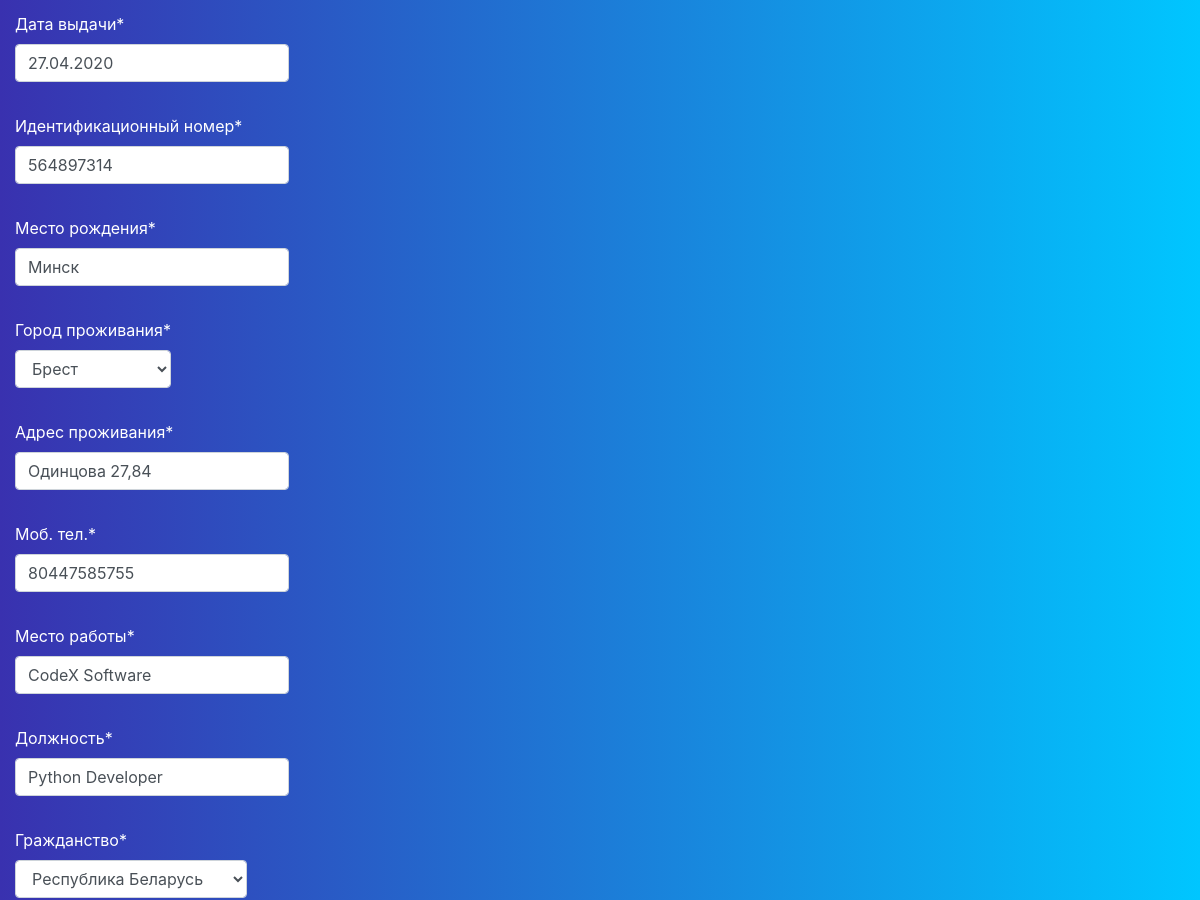
Before: /profile/update/ (signed in, middle part) with the older database file.
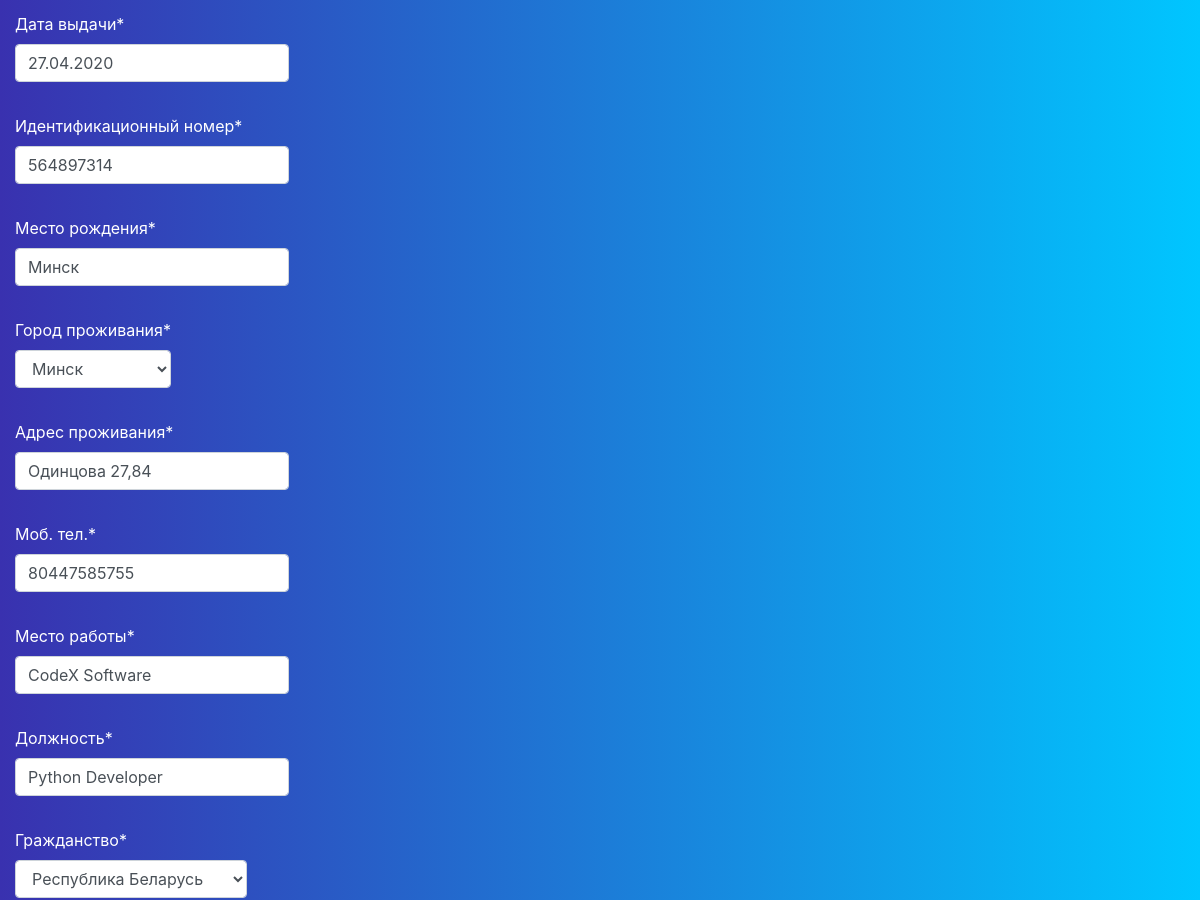
After: the same page with the newer database file.
### Bank/models.py (models this page shows, shortened)
class Profile(models.Model):
    FAMILY_CHOICES = (
        ("Замужем/Женат", "Замужем/Женат"),
        ("Не замужем/Не женат", "Не замужем/Не женат"),
    )
    INVALID_CHOICES = (
        ("Нет", "Нет"),
        ("1-ая группа", "1-ая группа"),
        ("2-ая группа", "2-ая группа"),
        ("3-ая группа", "3-ая группа"),
    )
    SEX_CHOICES = (
        (False, 'Женщина'),
        (True, 'Мужчина'),
    )
    PENSIONER_CHOICES = (
        (False, 'Нет'),
        (True, 'Да'),
    )
    user = models.OneToOneField(User, on_delete=models.CASCADE)
    first_name = models.CharField(max_length=60, unique=False, null=True, verbose_name='Имя')
    last_name = models.CharField(max_length=60, unique=False, null=True, verbose_name='Фамилия')
    middle_name = models.CharField(max_length=60, unique=False, null=True, verbose_name='Отчество')
    birth_date = models.DateField(blank=False, default=datetime.date.today, verbose_name='Дата рождения')
    passport_series = models.CharField(max_length=2, blank=False, null=False,
                                       default="MP", verbose_name='Серия паспорта')
    passport_number = models.IntegerField(unique=True, blank=False, null=True, verbose_name='Номер паспорта')
    passport_authority = models.CharField(max_length=60, unique=False, blank=False, verbose_name='Кем выдан')
    date_of_issue = models.DateField(blank=False, default=datetime.date.today, verbose_name='Дата выдачи')
    ID_number = models.IntegerField(unique=True, blank=False, null=True, verbose_name='Идентификационный номер')
    birth_place = models.CharField(max_length=60, unique=False, null=True, verbose_name='Место рождения')
    city_of_residence = models.ForeignKey('City', on_delete=models.CASCADE, null=False, default=1,
                                          related_name='city_of_residence', verbose_name='Город проживания')
    address_of_residence = models.CharField(max_length=100, unique=False,
                                            blank=False, null=True, verbose_name='Адрес проживания')
    mobile_phone = models.CharField(max_length=20, unique=True, blank=False, null=True, verbose_name='Моб. тел.')
    job = models.CharField(max_length=20, unique=True, blank=False, null=True, verbose_name='Место работы')
    position = models.CharField(max_length=20, unique=False, blank=False, null=True, verbose_name='Должность')
    citizenship = models.ForeignKey('Citizenship', on_delete=models.CASCADE, null=False, default=1,
                                    verbose_name='Гражданство')
    family_status = models.CharField(max_length=9999, choices=FAMILY_CHOICES, null=False, default="неопределено",
                                     verbose_name='Семейное положение')
    disability = models.CharField('Инвалидность', max_length=9999, choices=INVALID_CHOICES, null=False, default=1)
    pensioner = models.BooleanField('Пенсионер', null=False, default=False)
    military_service = models.BooleanField('Военнообязаный', null=False, default=False)
    sex = models.BooleanField('Пол', choices=SEX_CHOICES, null=False, default=True)
    profile_picture = models.ImageField(upload_to="profile_pictures/",
                                        default="todd.png", verbose_name='Личное фото')
    class Meta:
        ordering = ['last_name', 'first_name']
        verbose_name_plural = 'Профили клиентов'

### Bank/views.py (the view)
# urls.py: path('profile/update/', views.update_profile, name="update"),
def update_profile(request):
    if request.user.is_authenticated:
        try:
            p = request.user
            form = ProfileForm(request.POST or None, instance=p.profile)
            image = ImageForm(request.POST, request.FILES, instance=p.profile)
        except Profile.DoesNotExist:
            p = Profile(user=request.user)
            form = ProfileForm(request.POST or None, instance=p)
            image = ImageForm(request.POST, request.FILES, instance=p)
        if request.method == 'POST':
            if form.is_valid():
                form.save()
                image.save()
                messages.success(request, f'Информация была обновлена')
                return redirect('profile')
    else:
        messages.error(request, 'Необходимо войти в аккаунт')
        return redirect('index')
    return render(request, "../templates/update_profile.html", {'form': form})

### Bank/forms.py
class ProfileForm(forms.ModelForm):
    form = BasicForm
    class Meta:
        model = Profile
        exclude = ['user']

### Bank/models.py (called while the page is built)
    def __str__(self):
        return self.city

    def __str__(self):
        return self.citizenship

### templates/update_profile.html (shortened to what this page needs)
{% load crispy_forms_tags %}
<!DOCTYPE html>
<html lang="en">
<head>
   <link rel="stylesheet" href="https://stackpath.bootstrapcdn.com/bootstrap/4.1.3/css/bootstrap.min.css">
    <link rel="stylesheet" type="text/css" href="/static/css/update_profile.css">
</head>
<body>
    <form class="well form-horizontal" method="post" enctype="multipart/form-data" id="contact_form"> {% csrf_token%}
<fieldset>
<legend><center><h2><b>Заполните личную информацию</b></h2></center></legend><br>
<div class="form-group">
  <div class="col-md-4 inputGroupContainer">
  <div class="input-group">
  {{ form.date_of_issue | as_crispy_field }}
    </div>
  </div>
</div>
<div class="form-group">
  <div class="col-md-4 inputGroupContainer">
  <div class="input-group">
  {{ form.ID_number | as_crispy_field }}
    </div>
  </div>
</div>
    <div class="form-group">
  <div class="col-md-4 inputGroupContainer">
  <div class="input-group">
  {{ form.birth_place | as_crispy_field }}
    </div>
  </div>
</div>
    <div class="form-group">
  <div class="col-md-4 inputGroupContainer">
  <div class="input-group">
  {{ form.city_of_residence | as_crispy_field }}
    </div>
  </div>
</div>
    <div class="form-group">
  <div class="col-md-4 inputGroupContainer">
  <div class="input-group">
  {{ form.address_of_residence | as_crispy_field }}
    </div>
  </div>
</div>
    <div class="form-group">
  <div class="col-md-4 inputGroupContainer">
  <div class="input-group">
  {{ form.mobile_phone | as_crispy_field }}
    </div>
  </div>
</div>
    <div class="form-group">
  <div class="col-md-4 inputGroupContainer">
  <div class="input-group">
  {{ form.job | as_crispy_field }}
    </div>
  </div>
</div>
    <div class="form-group">
  <div class="col-md-4 inputGroupContainer">
  <div class="input-group">
  {{ form.position | as_crispy_field }}
    </div>
  </div>
</div>
    <div class="form-group">
  <div class="col-md-4 inputGroupContainer">
  <div class="input-group">
  {{ form.citizenship | as_crispy_field }}
    </div>
  </div>
</div>
</fieldset>
</form>
</body>
</html>

Changed rows visible on the page:
changed Profile "Минск": city_of_residence "Брест" → "Минск"
